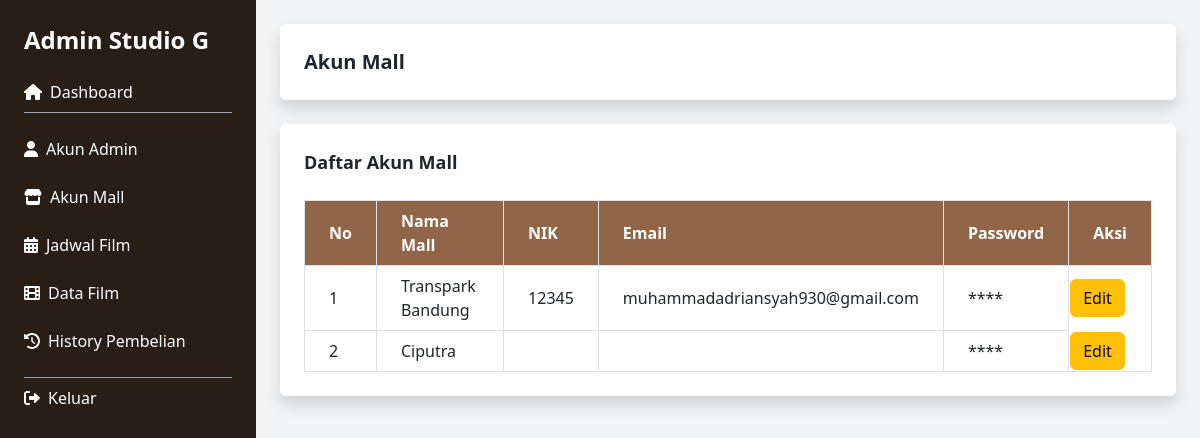
Page /admin/akun_mall.php on the committed database.
### tables this page shows
CREATE TABLE `akun_mall` (
  `id` int(11) NOT NULL,
  `email` varchar(255) NOT NULL,
  `password` varchar(231) NOT NULL,
  `nama_mall` varchar(231) NOT NULL,
  `nik` varchar(231) NOT NULL
);

### admin/akun_mall.php (the view, shortened to what this page needs)
<!DOCTYPE html>
<html lang="id">
<head>
    <script src="https://cdn.tailwindcss.com"></script>
    <link rel="stylesheet" href="https://cdn.jsdelivr.net/npm/bootstrap@5.3.3/dist/css/bootstrap.min.css">
</head>
<body class="bg-gray-100">
    <div class="flex">
        <aside class="w-64 bg-blue-900 text-white p-6 h-screen fixed left-0 top-0 flex-shrink-0 overflow-y-auto" style="background-color: #281E15;">
            <h1 class="text-2xl font-bold mb-6">Admin Studio G</h1>
            <nav>
                <ul>
                    <li class="mb-4 border-b border-gray-400 pb-2">
                        <a href="dashboard.php" class="hover:text-gray-300 flex items-center">
                            <i class="fas fa-home mr-2"></i> Dashboard
                        </a>
                    </li>
                    <li class="mb-4">
                        <a href="akun_admin.php" class="hover:text-gray-300 flex items-center">
                            <i class="fas fa-user mr-2"></i> Akun Admin
                        </a>
                    </li>
                    <li class="mb-4">
                        <a href="akun_mall.php" class="hover:text-gray-300 flex items-center">
                            <i class="fas fa-store mr-2"></i> Akun Mall
                        </a>
                    </li>
                    <li class="mb-4">
                        <a href="jadwal_film.php" class="hover:text-gray-300 flex items-center">
                            <i class="fas fa-calendar-alt mr-2"></i> Jadwal Film
                        </a>
                    </li>
                    <li class="mb-4">
                        <a href="data_film.php" class="hover:text-gray-300 flex items-center">
                            <i class="fas fa-film mr-2"></i> Data Film
                        </a>
                    </li>
                    <li class="mb-4">
                        <a href="history_pembelian.php" class="hover:text-gray-300 flex items-center">
                            <i class="fas fa-history mr-2"></i> History Pembelian
                        </a>
                    </li>
                    <li class="mb-4 mt-6 border-t border-gray-400 pt-2">
                        <a href="index.php" class="hover:text-gray-300 flex items-center">
                            <i class="fas fa-sign-out-alt mr-2"></i> Keluar
                        </a>
                    </li>
                </ul>
            </nav>
        </aside>
        <main class="flex-1 p-6 ml-64">
            <header class="bg-white p-4 rounded shadow mb-6 flex justify-between items-center">
                <h2 class="text-xl font-semibold">Akun Mall</h2>
            </header>
            <section class="bg-white p-6 rounded shadow">
                <h3 class="text-lg font-semibold mb-4">Daftar Akun Mall</h3>
                <?php
                include '../koneksi.php';
                $query = "SELECT * FROM akun_mall";
                $result = mysqli_query($conn, $query);
                ?>
                <table class="w-full border-collapse border border-gray-300">
                    <thead>
                        <tr class="bg-[#ff0ebf] text-white" style="background-color: #916648;">
                            <th class="border border-gray-300 px-4 py-2">No</th>
                            <th class="border border-gray-300 px-4 py-2">Nama Mall</th>
                            <th class="border border-gray-300 px-4 py-2">NIK</th>
                            <th class="border border-gray-300 px-4 py-2">Email</th>
                            <th class="border border-gray-300 px-4 py-2">Password</th>
                            <th class="border border-gray-300 px-4 py-2">Aksi</th>
                        </tr>
                    </thead>
                    <tbody>
                        <?php if (mysqli_num_rows($result) > 0): ?>
                            <?php $no = 1; ?>
                            <?php while ($row = mysqli_fetch_assoc($result)): ?>
                                <tr>
                                    <td class="border border-gray-300 px-4 py-2"><?= $no++ ?></td>
                                    <td class="border border-gray-300 px-4 py-2"><?= htmlspecialchars($row['nama_mall']) ?></td>
                                    <td class="border border-gray-300 px-4 py-2"><?= htmlspecialchars($row['nik']) ?></td>
                                    <td class="border border-gray-300 px-4 py-2"><?= htmlspecialchars($row['email']) ?></td>
                                    <td class="border border-gray-300 px-4 py-2">****</td>
                                    <td>
                                        <button class="btn btn-warning btn-edit"
                                            data-id="<?= $row['id'] ?>"
                                            data-nama="<?= htmlspecialchars($row['nama_mall']) ?>"
                                            data-nik="<?= htmlspecialchars($row['nik']) ?>"
                                            data-email="<?= htmlspecialchars($row['email']) ?>"
                                            data-bs-toggle="modal"
                                            data-bs-target="#modalTambahJadwal">
                                            Edit
                                        </button>
                                    </td>
                                </tr>
                            <?php endwhile; ?>
                        <?php else: ?>
                            <tr>
                                <td colspan="6" class="border border-gray-300 px-4 py-2 text-center">Tidak ada data</td>
                            </tr>
                        <?php endif; ?>
                    </tbody>
                </table>
            </section>
        </main>
</body>
</html>

### rows in the picture
akun_mall: nama_mall "Transpark Bandung", nik "12345", email "muhammadadriansyah930@gmail.com"
akun_mall: nama_mall "Ciputra"
